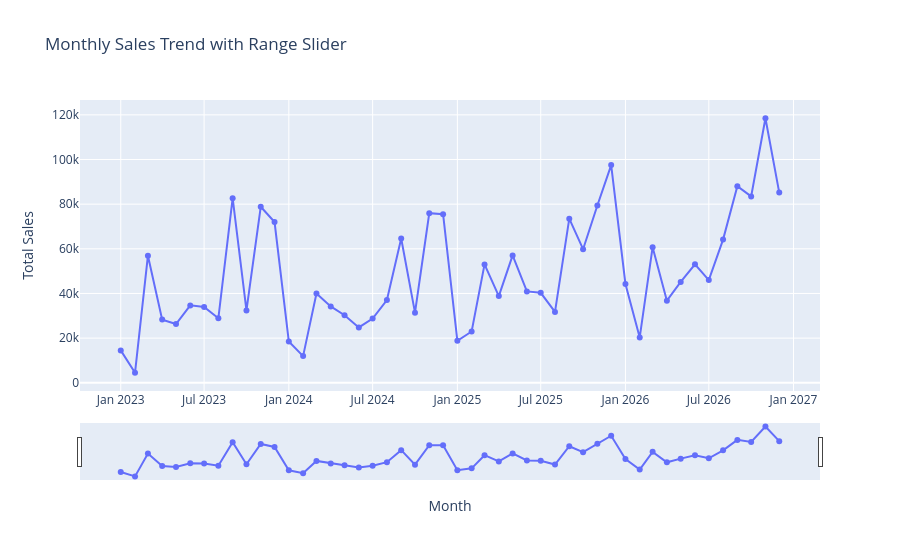

Here is the notebook cell this chart was saved with:
### Code cell
# Interactive monthly sales trend with a date range slider
fig = px.line(
    monthly_sales_df,
    x="month",
    y="sales",
    title="Monthly Sales Trend with Range Slider",
    markers=True
)

fig.update_xaxes(rangeslider_visible=True)

fig.update_layout(
    xaxis_title="Month",
    yaxis_title="Total Sales"
)

fig.show()

### Figure 1 — Plotly figure (JSON) as saved in the notebook; plotly's stock layout.template omitted (floating-point values rounded to 4 significant figures)
{"data": [{"hovertemplate": "month=%{x}<br>sales=%{y}<extra></extra>", "legendgroup": "", "line": {"color": "#636efa", "dash": "solid"}, "marker": {"symbol": "circle"}, "mode": "lines+markers", "name": "", "orientation": "v", "showlegend": false, "type": "scatter", "x": ["2023-01", "2023-02", "2023-03", "2023-04", "2023-05", "2023-06", "2023-07", "2023-08", "2023-09", "2023-10", "2023-11", "2023-12", "2024-01", "2024-02", "2024-03", "2024-04", "2024-05", "2024-06", "2024-07", "2024-08", "2024-09", "2024-10", "2024-11", "2024-12", "2025-01", "2025-02", "2025-03", "2025-04", "2025-05", "2025-06", "2025-07", "2025-08", "2025-09", "2025-10", "2025-11", "2025-12", "2026-01", "2026-02", "2026-03", "2026-04", "2026-05", "2026-06", "2026-07", "2026-08", "2026-09", "2026-10", "2026-11", "2026-12"], "xaxis": "x", "y": [14520.0, 4520.0, 56930.0, 28300.0, 26320.0, 34670.0, 33950.0, 28920.0, 82670.0, 32410.0, 78830.0, 72010.0, 18460.0, 11950.0, 39980.0, 34200.0, 30250.0, 24800.0, 28770.0, 37060.0, 64630.0, 31410.0, 75970.0, 75530.0, 18830.0, 22980.0, 53030.0, 38830.0, 57040.0, 40940.0, 40300.0, 31720.0, 73520.0, 59830.0, 79410.0, 97500.0, 44260.0, 20300.0, 60730.0, 36780.0, 45160.0, 53060.0, 45990.0, 64130.0, 88060.0, 83470.0, 118500.0, 85180.0], "yaxis": "y"}], "layout": {"legend": {"tracegroupgap": 0}, "title": {"text": "Monthly Sales Trend with Range Slider"}, "xaxis": {"anchor": "y", "domain": [0, 1], "rangeslider": {"visible": true}, "title": {"text": "Month"}}, "yaxis": {"anchor": "x", "domain": [0, 1], "title": {"text": "Total Sales"}}}}
